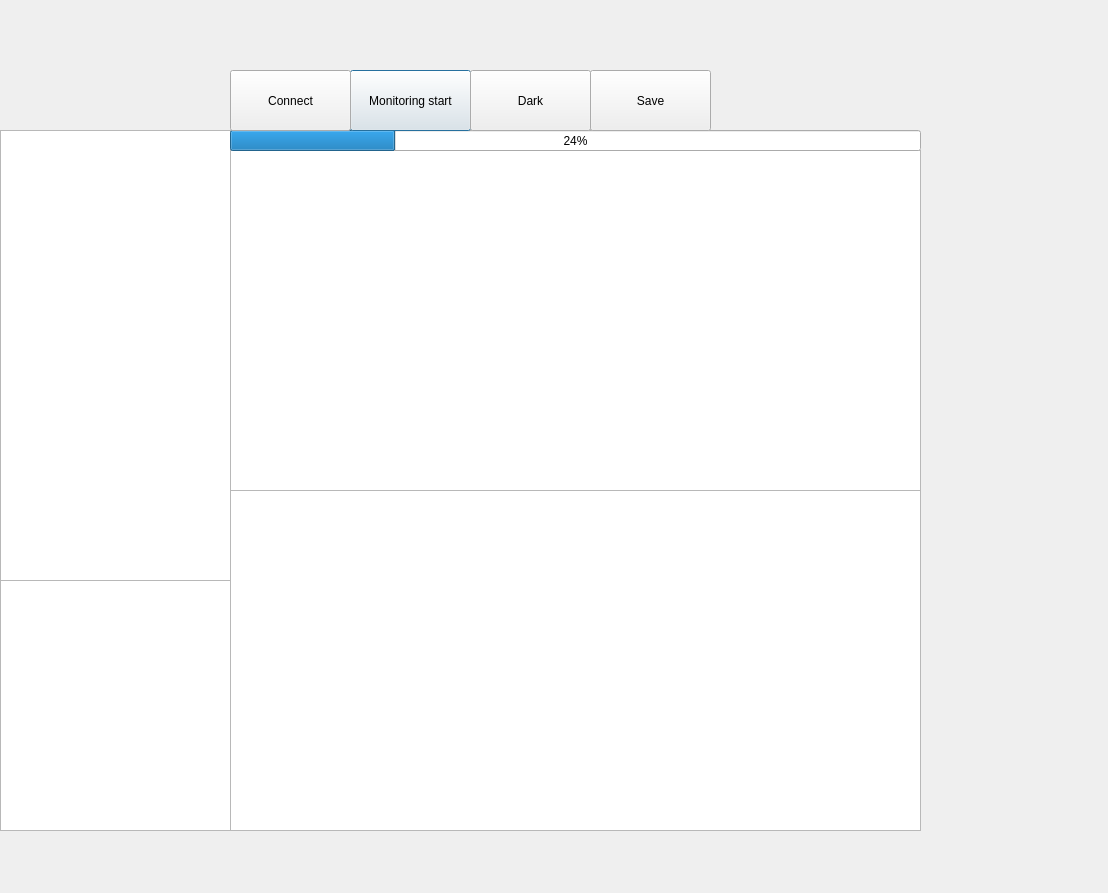
<?xml version="1.0" encoding="UTF-8"?>
<ui version="4.0">
 <class>Dialog</class>
 <widget class="QDialog" name="Dialog">
  <property name="geometry">
   <rect>
    <x>0</x>
    <y>0</y>
    <width>1108</width>
    <height>893</height>
   </rect>
  </property>
  <property name="windowTitle">
   <string>Dialog</string>
  </property>
  <widget class="QListWidget" name="listWidget">
   <property name="geometry">
    <rect>
     <x>0</x>
     <y>130</y>
     <width>231</width>
     <height>451</height>
    </rect>
   </property>
  </widget>
  <widget class="QTableWidget" name="tableWidget">
   <property name="geometry">
    <rect>
     <x>0</x>
     <y>580</y>
     <width>231</width>
     <height>251</height>
    </rect>
   </property>
  </widget>
  <widget class="QChartView" name="OriginalSignal">
   <property name="geometry">
    <rect>
     <x>230</x>
     <y>150</y>
     <width>691</width>
     <height>341</height>
    </rect>
   </property>
   <property name="toolTip">
    <string>Plot function</string>
   </property>
  </widget>
  <widget class="QProgressBar" name="progressBar">
   <property name="geometry">
    <rect>
     <x>230</x>
     <y>130</y>
     <width>691</width>
     <height>21</height>
    </rect>
   </property>
   <property name="value">
    <number>24</number>
   </property>
  </widget>
  <widget class="QPushButton" name="MonitoringButton">
   <property name="geometry">
    <rect>
     <x>350</x>
     <y>70</y>
     <width>121</width>
     <height>61</height>
    </rect>
   </property>
   <property name="text">
    <string>Monitoring start</string>
   </property>
  </widget>
  <widget class="QPushButton" name="DarkButton">
   <property name="geometry">
    <rect>
     <x>470</x>
     <y>70</y>
     <width>121</width>
     <height>61</height>
    </rect>
   </property>
   <property name="text">
    <string>Dark</string>
   </property>
  </widget>
  <widget class="QPushButton" name="SaveButton">
   <property name="geometry">
    <rect>
     <x>590</x>
     <y>70</y>
     <width>121</width>
     <height>61</height>
    </rect>
   </property>
   <property name="text">
    <string>Save</string>
   </property>
  </widget>
  <widget class="QChartView" name="MonitoringSignal">
   <property name="geometry">
    <rect>
     <x>230</x>
     <y>490</y>
     <width>691</width>
     <height>341</height>
    </rect>
   </property>
   <property name="toolTip">
    <string>Plot function</string>
   </property>
  </widget>
  <widget class="QPushButton" name="ConnectButton">
   <property name="geometry">
    <rect>
     <x>230</x>
     <y>70</y>
     <width>121</width>
     <height>61</height>
    </rect>
   </property>
   <property name="text">
    <string>Connect</string>
   </property>
  </widget>
  <widget class="QLabel" name="NPLLOGO">
   <property name="geometry">
    <rect>
     <x>10</x>
     <y>70</y>
     <width>201</width>
     <height>61</height>
    </rect>
   </property>
   <property name="text">
    <string/>
   </property>
   <property name="pixmap">
    <pixmap resource="QtImages.qrc">:/QtImages/Images/NPL_logo.png</pixmap>
   </property>
   <property name="scaledContents">
    <bool>true</bool>
   </property>
  </widget>
 </widget>
 <customwidgets>
  <customwidget>
   <class>QChartView</class>
   <extends>QGraphicsView</extends>
   <header>QtCharts</header>
  </customwidget>
 </customwidgets>
 <resources>
  <include location="QtImages.qrc"/>
 </resources>
 <connections/>
</ui>
